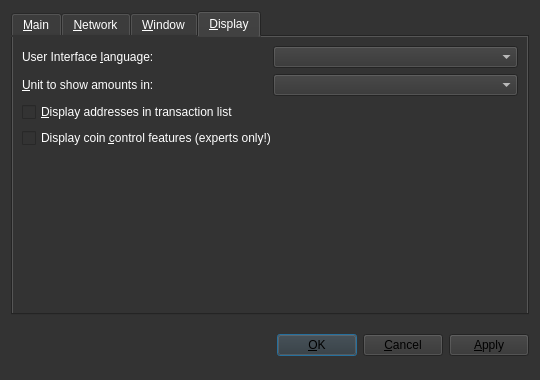
<?xml version="1.0" encoding="UTF-8"?>
<ui version="4.0">
 <class>OptionsDialog</class>
 <widget class="QDialog" name="OptionsDialog">
  <property name="geometry">
   <rect>
    <x>0</x>
    <y>0</y>
    <width>540</width>
    <height>380</height>
   </rect>
  </property>
  <property name="windowTitle">
   <string>Options</string>
  </property>
  <property name="styleSheet">
   <string notr="true">
background-color:rgb(51, 51, 51);</string>
  </property>
  <property name="modal">
   <bool>true</bool>
  </property>
  <layout class="QVBoxLayout" name="verticalLayout">
   <item>
    <widget class="QTabWidget" name="tabWidget">
     <property name="styleSheet">
      <string notr="true">color: rgb(255, 255, 255);
background-color:rgb(51, 51, 51);
</string>
     </property>
     <property name="tabPosition">
      <enum>QTabWidget::North</enum>
     </property>
     <property name="currentIndex">
      <number>3</number>
     </property>
     <widget class="QWidget" name="tabMain">
      <attribute name="title">
       <string>&amp;Main</string>
      </attribute>
      <layout class="QVBoxLayout" name="verticalLayout_Main">
       <item>
        <widget class="QLabel" name="transactionFeeInfoLabel">
         <property name="text">
          <string>Optional transaction fee per kB that helps make sure your transactions are processed quickly. Most transactions are 1 kB. Fee 0.01 recommended.</string>
         </property>
         <property name="textFormat">
          <enum>Qt::PlainText</enum>
         </property>
         <property name="wordWrap">
          <bool>true</bool>
         </property>
        </widget>
       </item>
       <item>
        <layout class="QHBoxLayout" name="horizontalLayoutFee">
         <item>
          <widget class="QLabel" name="transactionFeeLabel">
           <property name="text">
            <string>Pay transaction &amp;fee</string>
           </property>
           <property name="textFormat">
            <enum>Qt::PlainText</enum>
           </property>
           <property name="buddy">
            <cstring>transactionFee</cstring>
           </property>
          </widget>
         </item>
         <item>
          <widget class="BitcoinAmountField" name="transactionFee"/>
         </item>
         <item>
          <spacer name="horizontalSpacerFee">
           <property name="orientation">
            <enum>Qt::Horizontal</enum>
           </property>
           <property name="sizeHint" stdset="0">
            <size>
             <width>40</width>
             <height>20</height>
            </size>
           </property>
          </spacer>
         </item>
        </layout>
       </item>
       <item>
        <widget class="QLabel" name="reserveBalanceInfoLabel">
         <property name="text">
          <string>Reserved amount does not participate in staking and is therefore spendable at any time.</string>
         </property>
         <property name="textFormat">
          <enum>Qt::PlainText</enum>
         </property>
         <property name="wordWrap">
          <bool>true</bool>
         </property>
        </widget>
       </item>
       <item>
        <layout class="QHBoxLayout" name="horizontalLayoutReserveBalance">
         <item>
          <widget class="QLabel" name="reserveBalanceLabel">
           <property name="text">
            <string>Reserve</string>
           </property>
           <property name="textFormat">
            <enum>Qt::PlainText</enum>
           </property>
           <property name="buddy">
            <cstring>reserveBalance</cstring>
           </property>
          </widget>
         </item>
         <item>
          <widget class="BitcoinAmountField" name="reserveBalance"/>
         </item>
         <item>
          <spacer name="horizontalSpacerReserveBalance">
           <property name="orientation">
            <enum>Qt::Horizontal</enum>
           </property>
           <property name="sizeHint" stdset="0">
            <size>
             <width>40</width>
             <height>20</height>
            </size>
           </property>
          </spacer>
         </item>
        </layout>
       </item>
       <item>
        <widget class="QCheckBox" name="bitcoinAtStartup">
         <property name="toolTip">
          <string>Automatically start Mercoin after logging in to the system.</string>
         </property>
         <property name="text">
          <string>&amp;Start Mercoin on system login</string>
         </property>
        </widget>
       </item>
       <item>
        <spacer name="verticalSpacer_Main">
         <property name="orientation">
          <enum>Qt::Vertical</enum>
         </property>
         <property name="sizeHint" stdset="0">
          <size>
           <width>20</width>
           <height>40</height>
          </size>
         </property>
        </spacer>
       </item>
      </layout>
     </widget>
     <widget class="QWidget" name="tabNetwork">
      <attribute name="title">
       <string>&amp;Network</string>
      </attribute>
      <layout class="QVBoxLayout" name="verticalLayout_Network">
       <item>
        <widget class="QCheckBox" name="mapPortUpnp">
         <property name="toolTip">
          <string>Automatically open the Mercoin client port on the router. This only works when your router supports UPnP and it is enabled.</string>
         </property>
         <property name="text">
          <string>Map port using &amp;UPnP</string>
         </property>
        </widget>
       </item>
       <item>
        <widget class="QCheckBox" name="connectSocks">
         <property name="toolTip">
          <string>Connect to the Mercoin network through a SOCKS proxy (e.g. when connecting through Tor).</string>
         </property>
         <property name="text">
          <string>&amp;Connect through SOCKS proxy:</string>
         </property>
        </widget>
       </item>
       <item>
        <layout class="QHBoxLayout" name="horizontalLayout_Network">
         <item>
          <widget class="QLabel" name="proxyIpLabel">
           <property name="text">
            <string>Proxy &amp;IP:</string>
           </property>
           <property name="textFormat">
            <enum>Qt::PlainText</enum>
           </property>
           <property name="buddy">
            <cstring>proxyIp</cstring>
           </property>
          </widget>
         </item>
         <item>
          <widget class="QValidatedLineEdit" name="proxyIp">
           <property name="maximumSize">
            <size>
             <width>140</width>
             <height>16777215</height>
            </size>
           </property>
           <property name="toolTip">
            <string>IP address of the proxy (e.g. 127.0.0.1)</string>
           </property>
          </widget>
         </item>
         <item>
          <widget class="QLabel" name="proxyPortLabel">
           <property name="text">
            <string>&amp;Port:</string>
           </property>
           <property name="textFormat">
            <enum>Qt::PlainText</enum>
           </property>
           <property name="buddy">
            <cstring>proxyPort</cstring>
           </property>
          </widget>
         </item>
         <item>
          <widget class="QLineEdit" name="proxyPort">
           <property name="maximumSize">
            <size>
             <width>55</width>
             <height>16777215</height>
            </size>
           </property>
           <property name="toolTip">
            <string>Port of the proxy (e.g. 9050)</string>
           </property>
          </widget>
         </item>
         <item>
          <widget class="QLabel" name="socksVersionLabel">
           <property name="text">
            <string>SOCKS &amp;Version:</string>
           </property>
           <property name="textFormat">
            <enum>Qt::PlainText</enum>
           </property>
           <property name="buddy">
            <cstring>socksVersion</cstring>
           </property>
          </widget>
         </item>
         <item>
          <widget class="QValueComboBox" name="socksVersion">
           <property name="toolTip">
            <string>SOCKS version of the proxy (e.g. 5)</string>
           </property>
          </widget>
         </item>
         <item>
          <spacer name="horizontalSpacer_Network">
           <property name="orientation">
            <enum>Qt::Horizontal</enum>
           </property>
           <property name="sizeHint" stdset="0">
            <size>
             <width>40</width>
             <height>20</height>
            </size>
           </property>
          </spacer>
         </item>
        </layout>
       </item>
       <item>
        <spacer name="verticalSpacer_Network">
         <property name="orientation">
          <enum>Qt::Vertical</enum>
         </property>
         <property name="sizeHint" stdset="0">
          <size>
           <width>20</width>
           <height>40</height>
          </size>
         </property>
        </spacer>
       </item>
      </layout>
     </widget>
     <widget class="QWidget" name="tabWindow">
      <attribute name="title">
       <string>&amp;Window</string>
      </attribute>
      <layout class="QVBoxLayout" name="verticalLayout_Window">
       <item>
        <widget class="QCheckBox" name="minimizeToTray">
         <property name="toolTip">
          <string>Show only a tray icon after minimizing the window.</string>
         </property>
         <property name="text">
          <string>&amp;Minimize to the tray instead of the taskbar</string>
         </property>
        </widget>
       </item>
       <item>
        <widget class="QCheckBox" name="minimizeOnClose">
         <property name="toolTip">
          <string>Minimize instead of exit the application when the window is closed. When this option is enabled, the application will be closed only after selecting Quit in the menu.</string>
         </property>
         <property name="text">
          <string>M&amp;inimize on close</string>
         </property>
        </widget>
       </item>
       <item>
        <spacer name="verticalSpacer_Window">
         <property name="orientation">
          <enum>Qt::Vertical</enum>
         </property>
         <property name="sizeHint" stdset="0">
          <size>
           <width>20</width>
           <height>40</height>
          </size>
         </property>
        </spacer>
       </item>
      </layout>
     </widget>
     <widget class="QWidget" name="tabDisplay">
      <attribute name="title">
       <string>&amp;Display</string>
      </attribute>
      <layout class="QVBoxLayout" name="verticalLayout_Display">
       <item>
        <layout class="QHBoxLayout" name="horizontalLayout_1_Display">
         <item>
          <widget class="QLabel" name="langLabel">
           <property name="text">
            <string>User Interface &amp;language:</string>
           </property>
           <property name="textFormat">
            <enum>Qt::PlainText</enum>
           </property>
           <property name="buddy">
            <cstring>lang</cstring>
           </property>
          </widget>
         </item>
         <item>
          <widget class="QValueComboBox" name="lang">
           <property name="toolTip">
            <string>The user interface language can be set here. This setting will take effect after restarting Mercoin.</string>
           </property>
          </widget>
         </item>
        </layout>
       </item>
       <item>
        <layout class="QHBoxLayout" name="horizontalLayout_2_Display">
         <item>
          <widget class="QLabel" name="unitLabel">
           <property name="text">
            <string>&amp;Unit to show amounts in:</string>
           </property>
           <property name="textFormat">
            <enum>Qt::PlainText</enum>
           </property>
           <property name="buddy">
            <cstring>unit</cstring>
           </property>
          </widget>
         </item>
         <item>
          <widget class="QValueComboBox" name="unit">
           <property name="toolTip">
            <string>Choose the default subdivision unit to show in the interface and when sending coins.</string>
           </property>
          </widget>
         </item>
        </layout>
       </item>
       <item>
        <widget class="QCheckBox" name="displayAddresses">
         <property name="toolTip">
          <string>Whether to show Mercoin addresses in the transaction list or not.</string>
         </property>
         <property name="text">
          <string>&amp;Display addresses in transaction list</string>
         </property>
        </widget>
       </item>
       <item>
        <widget class="QCheckBox" name="coinControlFeatures">
         <property name="toolTip">
          <string>Whether to show coin control features or not.</string>
         </property>
         <property name="text">
          <string>Display coin &amp;control features (experts only!)</string>
         </property>
        </widget>
       </item>
       <item>
        <spacer name="verticalSpacer_Display">
         <property name="orientation">
          <enum>Qt::Vertical</enum>
         </property>
         <property name="sizeHint" stdset="0">
          <size>
           <width>20</width>
           <height>40</height>
          </size>
         </property>
        </spacer>
       </item>
      </layout>
     </widget>
    </widget>
   </item>
   <item>
    <layout class="QHBoxLayout" name="horizontalLayout_Buttons">
     <item>
      <spacer name="horizontalSpacer_1">
       <property name="orientation">
        <enum>Qt::Horizontal</enum>
       </property>
       <property name="sizeHint" stdset="0">
        <size>
         <width>40</width>
         <height>48</height>
        </size>
       </property>
      </spacer>
     </item>
     <item>
      <widget class="QLabel" name="statusLabel">
       <property name="font">
        <font>
         <weight>75</weight>
         <bold>true</bold>
        </font>
       </property>
       <property name="text">
        <string/>
       </property>
       <property name="textFormat">
        <enum>Qt::PlainText</enum>
       </property>
       <property name="wordWrap">
        <bool>true</bool>
       </property>
      </widget>
     </item>
     <item>
      <spacer name="horizontalSpacer_2">
       <property name="orientation">
        <enum>Qt::Horizontal</enum>
       </property>
       <property name="sizeHint" stdset="0">
        <size>
         <width>40</width>
         <height>48</height>
        </size>
       </property>
      </spacer>
     </item>
     <item>
      <widget class="QPushButton" name="okButton">
       <property name="text">
        <string>&amp;OK</string>
       </property>
      </widget>
     </item>
     <item>
      <widget class="QPushButton" name="cancelButton">
       <property name="text">
        <string>&amp;Cancel</string>
       </property>
       <property name="autoDefault">
        <bool>false</bool>
       </property>
      </widget>
     </item>
     <item>
      <widget class="QPushButton" name="applyButton">
       <property name="text">
        <string>&amp;Apply</string>
       </property>
       <property name="autoDefault">
        <bool>false</bool>
       </property>
      </widget>
     </item>
    </layout>
   </item>
  </layout>
 </widget>
 <customwidgets>
  <customwidget>
   <class>BitcoinAmountField</class>
   <extends>QLineEdit</extends>
   <header>bitcoinamountfield.h</header>
   <container>1</container>
  </customwidget>
  <customwidget>
   <class>QValidatedLineEdit</class>
   <extends>QLineEdit</extends>
   <header>qvalidatedlineedit.h</header>
  </customwidget>
  <customwidget>
   <class>QValueComboBox</class>
   <extends>QComboBox</extends>
   <header>qvaluecombobox.h</header>
  </customwidget>
 </customwidgets>
 <resources/>
 <connections/>
</ui>
